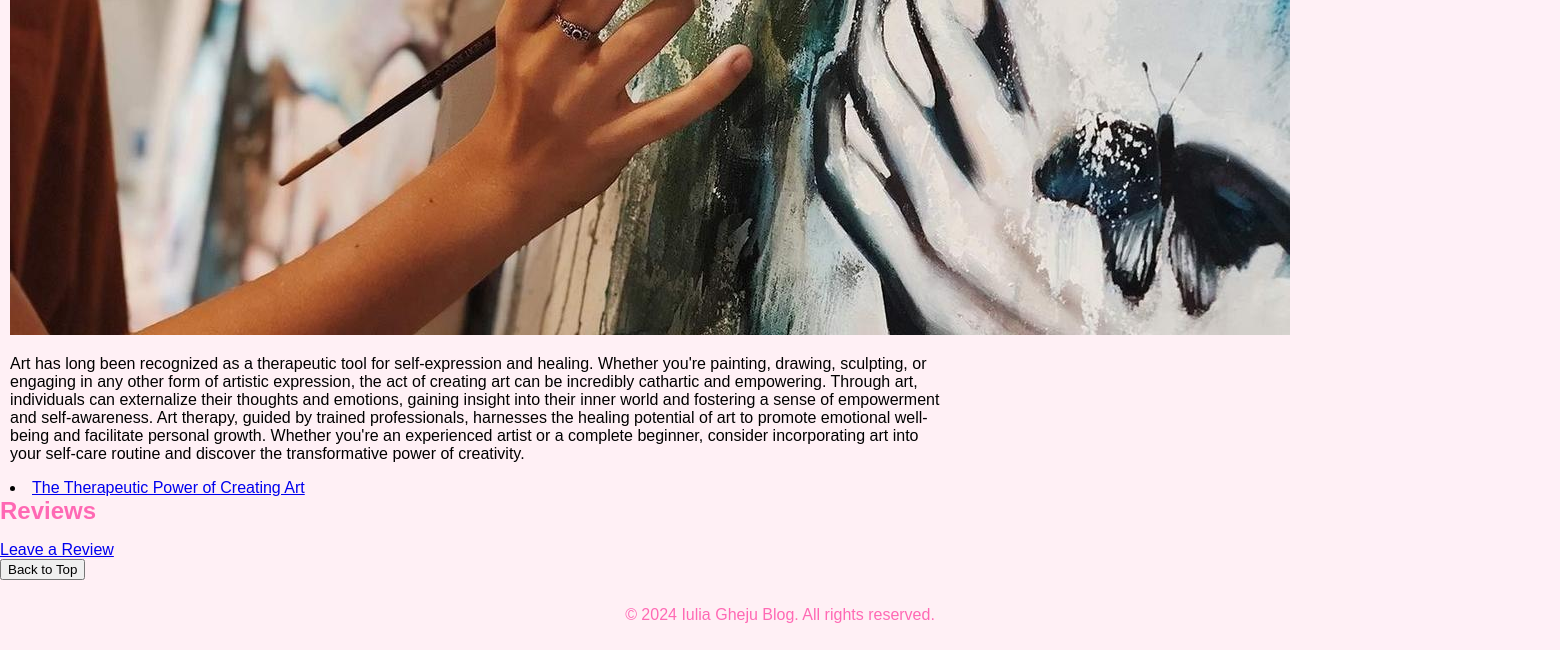
Before: / (lower part) with the older database file.
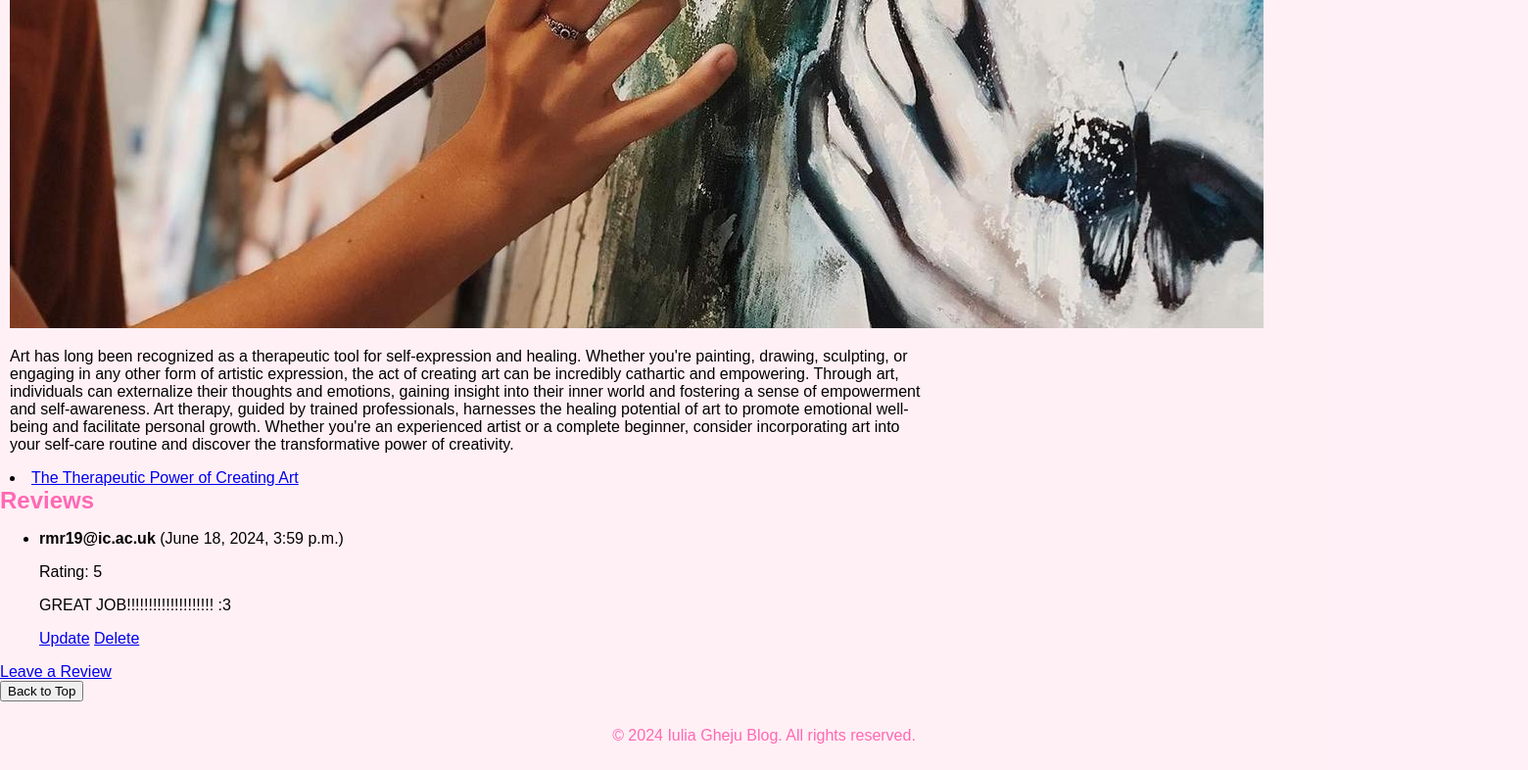
After: the same page with the newer database file.
### myapp/models.py (models this page shows, shortened)
class Post(models.Model):
    title = models.CharField(max_length=255)
    post_date = models.DateField()
    image = models.ImageField(upload_to='static/images/', blank=True, null=True)
    paragraph = models.TextField(max_length=2047)
    more_details_for_the_dedicated_page = models.TextField(max_length=1000, default=' ')

class Review(models.Model):
    email = models.EmailField()
    rating = models.IntegerField(choices=[(i, i) for i in range(1, 6)])
    comment = models.TextField()
    date = models.DateTimeField(auto_now_add=True)

### myapp/views.py (the view)
# urls.py: path('', views.home, name='home'),
def home(request):
    posts = Post.objects.all()
    reviews = Review.objects.all().order_by('-date')
    return render(request, 'index.html', {'posts': posts, 'reviews': reviews})

### myapp/templates/index.html (shortened to what this page needs)
<!DOCTYPE html>
<html lang="en">
<head>
    <link rel="stylesheet" type="text/css" href="../static/menu.css">
    <link rel="stylesheet" type="text/css" href="../static/index.css">
</head>
<body class = "menu">
    <section class="box">
<section class="float">
    <section id="article-section">
        {% block content %}
        {% for post in posts %}
        <article>
            <img src="{{ post.image.url }}" alt="{{ post.title }}">
            <p>{{ post.paragraph }}</p>
            <li><a href="{% url 'post_detail' post.id %}">{{ post.title }}</a></li>
        </article>
        {% endfor %}
        {% endblock %}
    </section>
</section>
<section>
    <h2>Reviews</h2>
    <ul>
        {% for review in reviews %}
        <li>
            <p><strong>{{ review.email }}</strong> ({{ review.date }})</p>
            <p>Rating: {{ review.rating }}</p>
            <p>{{ review.comment }}</p>
            <a href="{% url 'update_review' review.id %}">Update</a>
            <a href="{% url 'delete_review' review.id %}">Delete</a>
        </li>
        {% endfor %}
    </ul>
    <a href="{% url 'submit_review' %}">Leave a Review</a>
    </section>
    <section class="sidebar">
    </section>
     <button onclick="scrollToTop()" id="scrollToTopBtn" title="Go to top">Back to Top </button>
    <footer>
        <p>&copy; 2024 Iulia Gheju Blog. All rights reserved.</p>
    </footer>
</body>
</html>

### myapp/static/menu.css (style rules this page uses)
footer { background-color: #FFF0F5; color: #FF69B4; padding: 10px; text-align: center; animation: fadeAnimation 2s infinite alternate; }

### myapp/static/index.css (style rules this page uses)
.box { background-color: #FFF0F5; transition: background-color 0.3s ease; }
.sidebar { position: fixed; top: 0; right: 0; width: 200px; height: 100%; background-color: #FFF0F7; }
h2 { color: #FF69B4; font-size: 1.5em; margin: 0; padding: 0; }
body { font-family: Arial, sans-serif; margin: 0; padding: 0; min-height: 100vh; }
article { width: 60%; margin-right: 10px; animation: rotateAnimation 2s linear; }
footer { background-color: #FFF0F5; color: #FF69B4; padding: 10px; text-align: center; animation: fadeAnimation 2s infinite alternate; }
.float { margin-left: 10px; }

Changed rows visible on the page:
added Review: email "rmr19@ic.ac.uk", date "June 18, 2024, 3:59 p.m.", rating "5", comment "GREAT JOB!!!!!!!!!!!!!!!!!!!! :3"
